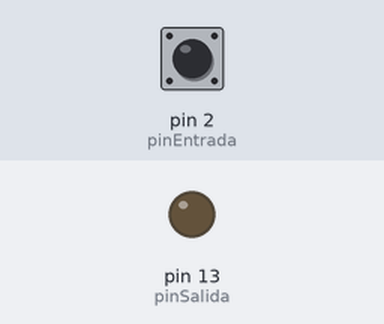
Bench run of a sketch on a simulated Arduino Uno, built with avr-gcc and run on an emulated ATmega328P. On the bench: output pins drawn as LEDs (lit = HIGH). The inputs (shaded band) are chosen by the test bench; at power-on: pin 2 (pinEntrada) HIGH.

Above: at 1.2 s.
1.3 s: pin 2 (pinEntrada) pulled LOW for 3.2 s
At 2.1 s:
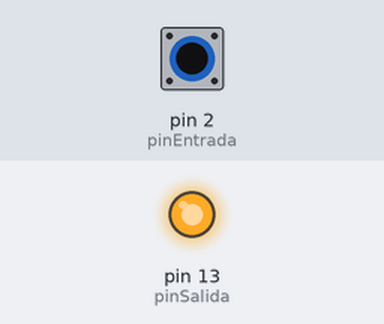
Timing chart, 0 to 6.8 s (numbered marks = the images above; inputs shaded):
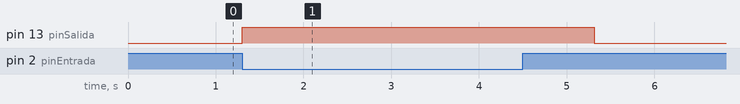

Measured:
- after the input at 1.3 s, pin 13 (pinSalida): LOW → HIGH at once, → LOW 4.0 s later

The sketch:

_04-HolaMundo_Boton.ino
```cpp
const int pinSalida = 13;
const int pinEntrada = 2;
void setup() {
  pinMode(pinSalida, OUTPUT);// Definimos pin 13 como salida.
  pinMode(pinEntrada,INPUT_PULLUP); //Definimos el pin 2 como entrada y que cuando este desconectado marque como encendida
}

void loop() {
  bool entrada = digitalRead(pinEntrada);
  if(entrada == LOW){
    digitalWrite(pinSalida, HIGH);   // Encendomos la salida
    delay(1000);              // Esperamos 1000 milisegundos(1 segundo)
    digitalWrite(pinSalida, LOW);    // Apagamos la salida
    delay(5);               // Esperamos 500 milisegundos(1/2 segundo)
  }
}
```
